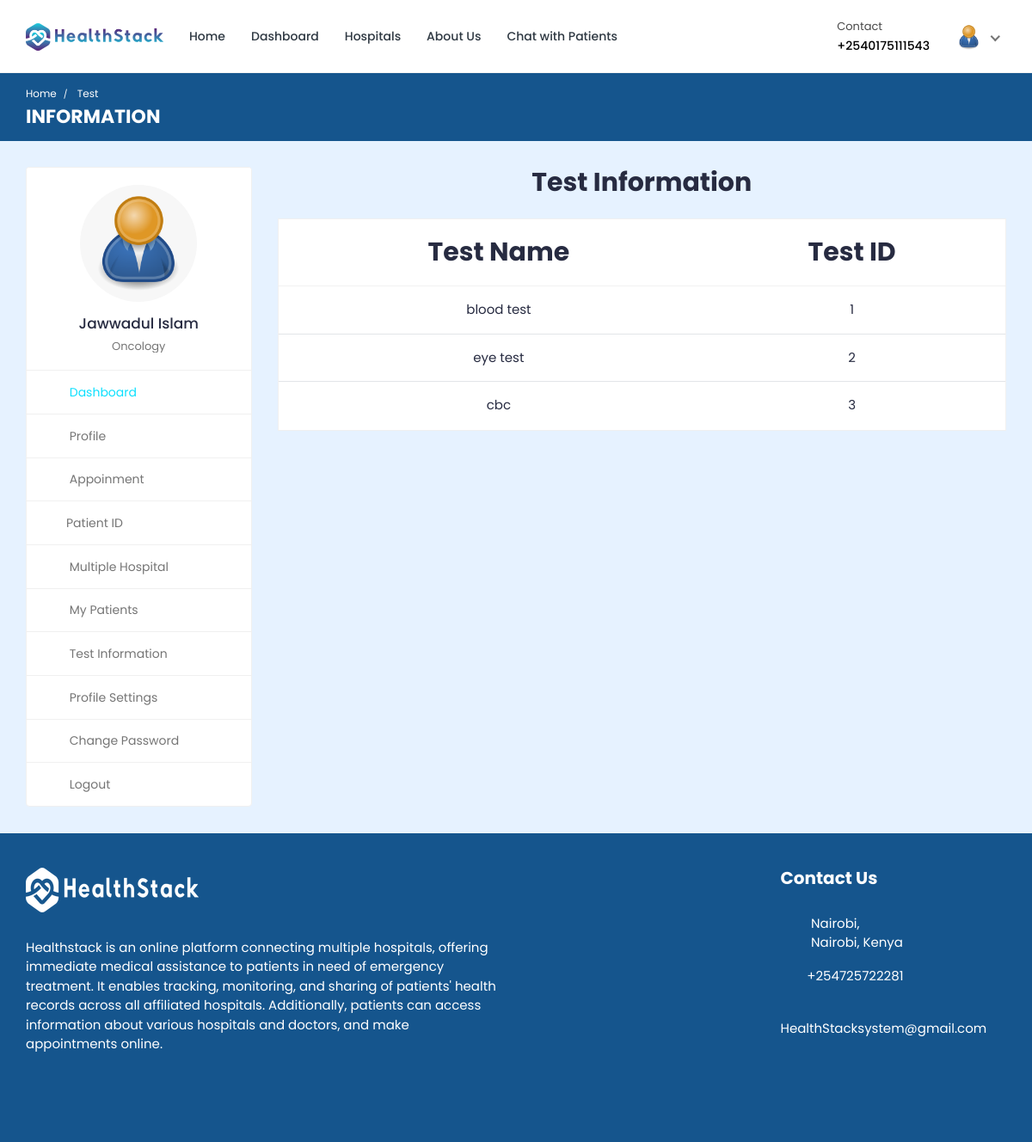
The page /doctor/doctor-test-list/ (signed in) on the database its author committed.
### doctor/models.py (models this page shows, shortened)
class Doctor_Information(models.Model):
    DOCTOR_TYPE = (
        ('Cardiologists', 'Cardiologists'),
        ('Neurologists', 'Neurologists'),
        ('Pediatricians', 'Pediatricians'),
        ('Physiatrists', 'Physiatrists'),
        ('Dermatologists', 'Dermatologists'),
    )
    doctor_id = models.AutoField(primary_key=True)
    user = models.OneToOneField(User, on_delete=models.CASCADE, null=True, blank=True, related_name='profile')
    name = models.CharField(max_length=200, null=True, blank=True)
    username = models.CharField(max_length=200, null=True, blank=True)
    gender = models.CharField(max_length=200, null=True, blank=True)
    description = models.TextField(max_length=1000, null=True, blank=True)
    department = models.CharField(max_length=200, choices=DOCTOR_TYPE, null=True, blank=True)
    department_name = models.ForeignKey(hospital_department, on_delete=models.SET_NULL, null=True, blank=True)
    specialization = models.ForeignKey(specialization, on_delete=models.SET_NULL, null=True, blank=True)
    featured_image = models.ImageField(upload_to='doctors/', default='doctors/user-default.png', null=True, blank=True)
    certificate_image = models.ImageField(upload_to='doctors_certificate/', default='doctors_certificate/default.png', null=True, blank=True)
    email = models.EmailField(max_length=200, null=True, blank=True)
    phone_number = models.CharField(max_length=200, null=True, blank=True)
    nid = models.CharField(max_length=200, null=True, blank=True)
    visiting_hour = models.CharField(max_length=200, null=True, blank=True)
    consultation_fee = models.IntegerField(null=True, blank=True)
    report_fee = models.IntegerField(null=True, blank=True)
    dob = models.CharField(max_length=200, null=True, blank=True)
    institute = models.CharField(max_length=200, null=True, blank=True)
    degree = models.CharField(max_length=200, null=True, blank=True)
    completion_year = models.CharField(max_length=200, null=True, blank=True)
    work_place = models.CharField(max_length=200, null=True, blank=True)
    designation = models.CharField(max_length=200, null=True, blank=True)
    start_year = models.CharField(max_length=200, null=True, blank=True)
    end_year = models.CharField(max_length=200, null=True, blank=True)
    register_status =  models.CharField(max_length=200, null=True, blank=True)
    hospital_name = models.ForeignKey(Hospital_Information, on_delete=models.SET_NULL, null=True, blank=True)

### hospital_admin/models.py (models this page shows, shortened)
class specialization(models.Model):
    specialization_id = models.AutoField(primary_key=True)
    specialization_name = models.CharField(max_length=200, null=True, blank=True)
    hospital = models.ForeignKey(Hospital_Information, on_delete=models.CASCADE, null=True, blank=True)

class Test_Information(models.Model):
    test_id = models.AutoField(primary_key=True)
    test_name = models.CharField(max_length=200, null=True, blank=True)
    test_price = models.CharField(max_length=200, null=True, blank=True)

### doctor/views.py (the view)
# urls.py: path('doctor-test-list/', views.doctor_test_list, name='doctor-test-list'),
@csrf_exempt
@login_required(login_url="login")
def doctor_test_list(request):
    if request.user.is_authenticated and request.user.is_doctor:
        doctor = Doctor_Information.objects.get(user=request.user)
        tests = Test_Information.objects.all
        context = {'doctor': doctor, 'tests': tests}
        return render(request, 'doctor-test-list.html', context)
    elif request.user.is_authenticated and request.user.is_patient:
        patient = Patient.objects.get(user=request.user)
        tests = Test_Information.objects.all
        context = {'patient': patient, 'tests': tests}
        return render(request, 'doctor-test-list.html', context)
    else:
        logout(request)
        messages.info(request, 'Not Authorized')
        return render(request, 'doctor-login.html')

### templates/doctor-test-list.html (shortened to what this page needs)
{% load static %}
<!DOCTYPE html>
<html lang="en">
  <head>
    <link
      rel="stylesheet"
      href="{% static 'HealthStack-System/css/Normal/bootstrap.min.css' %}"
    />
    <link
      rel="stylesheet"
      href="{% static 'HealthStack-System/plugins/Normal/fontawesome/css/fontawesome.min.css' %}"
    />
    <link
      rel="stylesheet"
      href="{% static 'HealthStack-System/plugins/Normal/fontawesome/css/all.min.css' %}"
    />
    <link
      rel="stylesheet"
      href="{% static 'HealthStack-System/css/Normal/style.css' %}"
    />
  </head>
  <body>
  {% if user.is_authenticated %}
    <div class="main-wrapper">
      <header class="header">
				{% if user.is_authenticated and user.is_doctor %}
				{% include 'doctor-navbar.html' %}
				{% endif %}
      </header>
      <div class="breadcrumb-bar">
        <div class="container-fluid">
          <div class="row align-items-center">
            <div class="col-md-12 col-12">
              <nav aria-label="breadcrumb" class="page-breadcrumb">
                <ol class="breadcrumb">
									{% if user.is_authenticated and user.is_doctor %}
									<li class="breadcrumb-item"><a href="{% url 'doctor-dashboard' %}">Home</a></li>
									{% endif %}
                  <li class="breadcrumb-item active" aria-current="page">
                    Test
                  </li>
                </ol>
              </nav>
              <h2 class="breadcrumb-title">INFORMATION</h2>
            </div>
          </div>
        </div>
      </div>
      <div class="content">
        <div class="container-fluid">
          <div class="row">
            <div class="col-md-5 col-lg-4 col-xl-3 theiaStickySidebar">
              <div>
								{% if user.is_authenticated and user.is_doctor %}
								{% include 'doctor-sidebar.html' %}
								{% endif %}
              </div>
            </div>
            <div class="col-md-7 col-lg-8 col-xl-9">
              <div class="row">
                <div class="col-md-12">
                  <h2 class="mb-4 text-center"><b>Test Information</b></h2>
                  <div class="appointment-tab">
                      <div class="tab-pane" id="today-appointments">
                        <div class="card card-table mb-0">
                          <div class="card-body">
                            <div class="table-responsive">
                              <table
                                class="table table-hover table-center mb-0 text-center"
                              >
                                <thead style="font-size: 30px;">
                                  <tr>
                                    <th>Test Name</th>
                                    <th>Test ID</th>
                                  </tr>
                                </thead>
                                <tbody>
                                  {% for t in tests %}
                                  <tr>
                                    <td> {{t.test_name}}</td>
                                    <td>{{t.test_id}}</td>
                                  </tr>
                                  {% endfor %}
                                </tbody>
                              </table>
                            </div>
                          </div>
                        </div>
                      </div>
                    </div>
                  </div>
                </div>
              </div>
            </div>
          </div>
        </div>
      </div>
      {% include 'footer.html' %}
  {% else %}
  <p> You are not logged in </p>
  {% endif %}
  </body>
</html>

### templates/doctor-navbar.html (shortened to what this page needs)
{% load static %}
<nav class="navbar navbar-expand-lg header-nav">
  <div class="navbar-header">
    <a href="{% url 'hospital_home'%}" class="navbar-brand logo">
      <img
        src="{% static 'HealthStack-System/images/Normal/logo.jpg' %}"
        class="img-fluid"
        alt="Logo"
      />
    </a>
  </div>
  <div class="main-menu-wrapper">
    <ul class="main-nav">
      <li>
        <a href="{% url 'hospital_home'%}">Home</a>
      </li>
      <li>
        <a href="{% url 'doctor-dashboard'%}">Dashboard</a>
      </li>
      <li><a href="{% url 'multiple-hospital' %}" style="text-decoration: none;">Hospitals</a></li>
      <li>
        <a href="{% url 'about-us'%}">About Us</a>
      </li>
      <li>
        <a href="{% url 'chat-home' pk=user.id %}">Chat with Patients</a>
      </li>
    </ul>
  </div>
  <ul class="nav header-navbar-rht">
    <li class="nav-item contact-item">
      <div class="header-contact-img">
        <i class="far fa-hospital"></i>
      </div>
      <div class="header-contact-detail">
        <p class="contact-header">Contact</p>
        <p class="contact-info-header">+254{{doctor.phone_number}}</p>
      </div>
    </li>
    <li class="nav-item dropdown has-arrow logged-item">
      <a href="#" class="dropdown-toggle nav-link" data-toggle="dropdown">
        <span class="user-img">
          <img
            class="rounded-circle"
            src="{{ doctor.featured_image.url }}"
            width="31"
            alt="Darren Elder"
          />
        </span>
      </a>
    </li>
  </ul>
</nav>

### templates/doctor-sidebar.html (shortened to what this page needs)
{% load static %}
<div class="profile-sidebar">
  <div class="widget-profile pro-widget-content">
    <div class="profile-info-widget">
      <a href="#" class="booking-doc-img">
        <img
          src="{{ doctor.featured_image.url }}"
          alt="User Image"
        />
      </a>
      <div class="profile-det-info">
        <h3>{{ doctor.name }}</h3>
        <div class="patient-details">
          <h5 class="mb-0">{{doctor.specialization.specialization_name}}</h5>
        </div>
      </div>
    </div>
  </div>
  <div class="dashboard-widget">
    <nav class="dashboard-menu sidebar">
      <ul>
        <li class="active">
          <a href="{% url 'doctor-dashboard' %}">
            <i class="fas fa-columns"></i>
            <span>Dashboard</span>
          </a>
        </li>
        <li>
        <a href="{% url 'doctor-profile' pk=doctor.doctor_id %}">
          <i class="fas fa-user"></i>
          <span>Profile</span>
        </a>
      </li>
        <li>
          <a href="{% url 'appointments'%}">
            <i class="fas fa-user-circle"></i>
            <span>Appoinment</span>
          </a>
        </li>
        <li class="nav-item has-submenu">
            <a href="#" class="nav-link"><i class="fas fa-search"></i><span>Patient ID</span></a>
        </li>
        <li>
          <a href="{% url 'multiple-hospital' %}">
            <i class="fas fa-hospital"></i>
            <span>Multiple Hospital</span>
          </a>
      </li>
        <li>
          <a href="{% url 'my-patients' %}">
            <i class="fas fa-user-injured"></i>
            <span>My Patients</span>
          </a>
        </li>
        <li>
          <a href="{% url 'doctor-test-list'%}" target="_blank">
            <i class="fas fa-hourglass-start"></i>
            <span>Test Information</span>
          </a>
        </li>
        <li>
          <a
            href="{% url 'doctor-profile-settings' %}"
          >
            <i class="fas fa-user-cog"></i>
            <span>Profile Settings</span>
          </a>
        </li>
        <li>
          <a href="{% url 'doctor-change-password' pk=user.id%}">
            <i class="fas fa-lock"></i>
            <span>Change Password</span>
          </a>
        </li>
        <li>
          <a href="{% url 'doctor-logout'%}">
            <i class="fas fa-sign-out-alt"></i>
            <span>Logout</span>
          </a>
        </li>
      </ul>
    </nav>
  </div>
</div>

### rows shown on the page
Doctor_Information: phone_number "0175111543", featured_image (placeholder picture), name "Jawwadul Islam", specialization.specialization_name "Oncology"
Test_Information: test_name "blood test", test_id "1"
Test_Information: test_name "eye test", test_id "2"
Test_Information: test_name "cbc", test_id "3"
